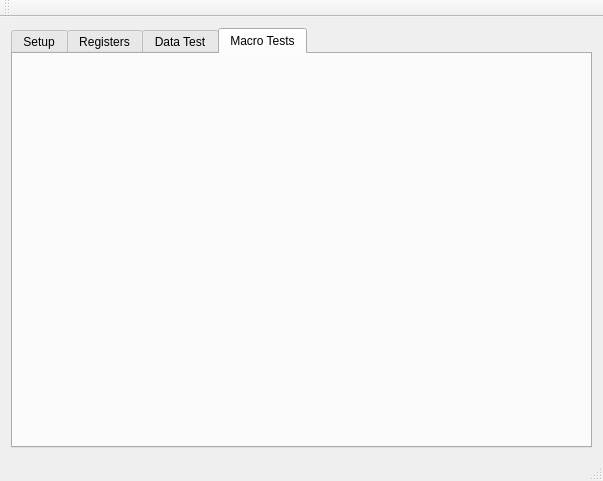
<?xml version="1.0" encoding="UTF-8"?>
<ui version="4.0">
 <class>MainView</class>
 <widget class="QMainWindow" name="MainView">
  <property name="geometry">
   <rect>
    <x>0</x>
    <y>0</y>
    <width>603</width>
    <height>481</height>
   </rect>
  </property>
  <property name="windowTitle">
   <string>MainView</string>
  </property>
  <widget class="QWidget" name="centralWidget">
   <layout class="QHBoxLayout" name="horizontalLayout">
    <item>
     <widget class="QTabWidget" name="tabMainView">
      <property name="currentIndex">
       <number>3</number>
      </property>
      <widget class="QWidget" name="tabSetup">
       <attribute name="title">
        <string>Setup</string>
       </attribute>
       <layout class="QVBoxLayout" name="verticalLayout_2">
        <item>
         <layout class="QVBoxLayout" name="loSetup"/>
        </item>
       </layout>
      </widget>
      <widget class="QWidget" name="tabRegisters">
       <attribute name="title">
        <string>Registers</string>
       </attribute>
       <layout class="QHBoxLayout" name="horizontalLayout_2">
        <item>
         <layout class="QVBoxLayout" name="loRegisters"/>
        </item>
       </layout>
      </widget>
      <widget class="QWidget" name="tabDataTest">
       <attribute name="title">
        <string>Data Test</string>
       </attribute>
       <layout class="QVBoxLayout" name="verticalLayout_4">
        <item>
         <layout class="QVBoxLayout" name="loDataTest"/>
        </item>
       </layout>
      </widget>
      <widget class="QWidget" name="tabMacroTest">
       <attribute name="title">
        <string>Macro Tests</string>
       </attribute>
       <layout class="QVBoxLayout" name="verticalLayout_3">
        <item>
         <layout class="QVBoxLayout" name="loMacroTest"/>
        </item>
       </layout>
      </widget>
     </widget>
    </item>
   </layout>
  </widget>
  <widget class="QMenuBar" name="menuBar">
   <property name="geometry">
    <rect>
     <x>0</x>
     <y>0</y>
     <width>603</width>
     <height>22</height>
    </rect>
   </property>
  </widget>
  <widget class="QToolBar" name="mainToolBar">
   <attribute name="toolBarArea">
    <enum>TopToolBarArea</enum>
   </attribute>
   <attribute name="toolBarBreak">
    <bool>false</bool>
   </attribute>
  </widget>
  <widget class="QStatusBar" name="statusBar"/>
 </widget>
 <layoutdefault spacing="6" margin="11"/>
 <resources/>
 <connections/>
</ui>
